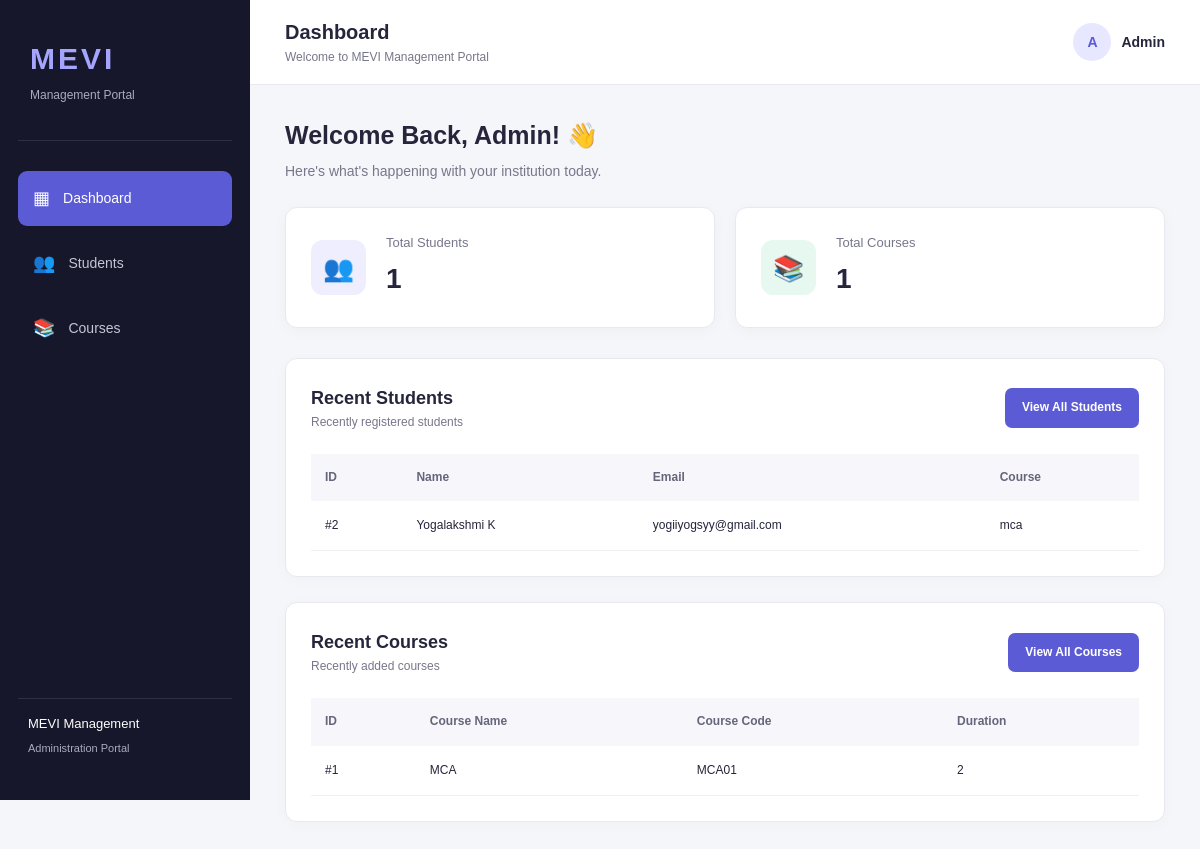
Before: / with the older database file.
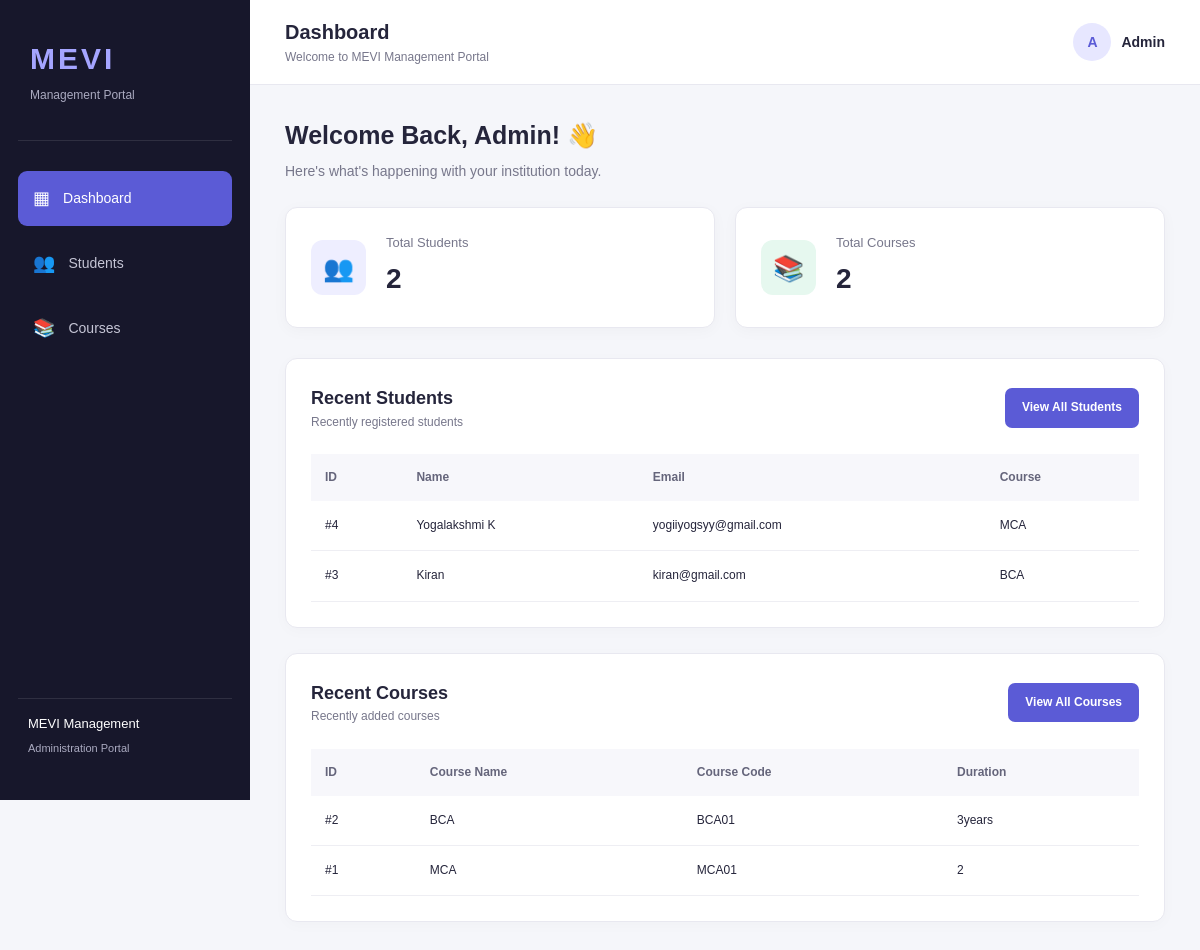
After: the same page with the newer database file.
### tables this page shows
CREATE TABLE students (
                id INTEGER PRIMARY KEY AUTOINCREMENT,
                name TEXT NOT NULL,
                email TEXT NOT NULL UNIQUE,
                course TEXT NOT NULL,
                created_at TIMESTAMP DEFAULT CURRENT_TIMESTAMP
            );

CREATE TABLE courses (
                id INTEGER PRIMARY KEY AUTOINCREMENT,
                course_name TEXT NOT NULL,
                course_code TEXT NOT NULL UNIQUE,
                duration TEXT NOT NULL,
                description TEXT,
                created_at TIMESTAMP DEFAULT CURRENT_TIMESTAMP
            );

### app.py (the view)
@app.route("/")
def dashboard():
    db = get_db()
    total_students = db.execute(
        "SELECT COUNT(*) FROM students"
    ).fetchone()[0]
    total_courses = db.execute(
        "SELECT COUNT(*) FROM courses"
    ).fetchone()[0]
    recent_students = db.execute(
        "SELECT * FROM students ORDER BY id DESC LIMIT 5"
    ).fetchall()
    recent_courses = db.execute(
        "SELECT * FROM courses ORDER BY id DESC LIMIT 5"
    ).fetchall()
    return render_template(
        "index.html",
        total_students=total_students,
        total_courses=total_courses,
        recent_students=recent_students,
        recent_courses=recent_courses
    )

### app.py (called while the page is built)
def get_db():
    if "db" not in g:
        g.db = sqlite3.connect(DATABASE)
        g.db.row_factory = sqlite3.Row
        g.db.execute("PRAGMA foreign_keys = ON")
    return g.db

### templates/index.html (shortened to what this page needs)
{% extends "base.html" %}
{% block page_heading %}Dashboard{% endblock %}
{% block content %}
<div class="welcome-section">
    <h2>Welcome Back, Admin! 👋</h2>
    <p>Here's what's happening with your institution today.</p>
</div>
<div class="stats-grid">
    <div class="stat-card">
        <div class="stat-icon student-icon">👥</div>
        <div>
            <p>Total Students</p>
            <h2>{{ total_students }}</h2>
        </div>
    </div>
    <div class="stat-card">
        <div class="stat-icon course-icon">📚</div>
        <div>
            <p>Total Courses</p>
            <h2>{{ total_courses }}</h2>
        </div>
    </div>
</div>
<div class="content-card">
    <div class="card-header">
        <div>
            <h3>Recent Students</h3>
            <p>Recently registered students</p>
        </div>
        <a href="{{ url_for('students') }}" class="btn btn-primary">
            View All Students
        </a>
    </div>
    <div class="table-wrapper">
        <table>
            <thead>
                <tr>
                    <th>ID</th>
                    <th>Name</th>
                    <th>Email</th>
                    <th>Course</th>
                </tr>
            </thead>
            <tbody>
                {% for student in recent_students %}
                <tr>
                    <td>#{{ student.id }}</td>
                    <td>{{ student.name }}</td>
                    <td>{{ student.email }}</td>
                    <td>{{ student.course }}</td>
                </tr>
                {% else %}
                <tr>
                    <td colspan="4" class="empty-state">
                        No students registered yet.
                    </td>
                </tr>
                {% endfor %}
            </tbody>
        </table>
    </div>
</div>
<div class="content-card">
    <div class="card-header">
        <div>
            <h3>Recent Courses</h3>
            <p>Recently added courses</p>
        </div>
        <a href="{{ url_for('courses') }}" class="btn btn-primary">
            View All Courses
        </a>
    </div>
    <div class="table-wrapper">
        <table>
            <thead>
                <tr>
                    <th>ID</th>
                    <th>Course Name</th>
                    <th>Course Code</th>
                    <th>Duration</th>
                </tr>
            </thead>
            <tbody>
                {% for course in recent_courses %}
                <tr>
                    <td>#{{ course.id }}</td>
                    <td>{{ course.course_name }}</td>
                    <td>{{ course.course_code }}</td>
                    <td>{{ course.duration }}</td>
                </tr>
                {% else %}
                <tr>
                    <td colspan="4" class="empty-state">
                        No courses added yet.
                    </td>
                </tr>
                {% endfor %}
            </tbody>
        </table>
    </div>
</div>
{% endblock %}

### templates/base.html (shortened to what this page needs)
<!DOCTYPE html>
<html lang="en">
<head>
    <link rel="stylesheet"
          href="{{ url_for('static', filename='css/style.css') }}">
</head>
<body>
<div class="app-container">
    <aside class="sidebar">
        <div class="sidebar-brand">
            <h2>MEVI</h2>
            <p>Management Portal</p>
        </div>
        <nav class="sidebar-nav">
            <a href="{{ url_for('dashboard') }}"
               class="{% if request.endpoint == 'dashboard' %}active{% endif %}">
                <span>▦</span> Dashboard
            </a>
            <a href="{{ url_for('students') }}"
               class="{% if request.endpoint in ['students', 'add_student', 'edit_student', 'update_student', 'delete_student'] %}active{% endif %}">
                <span>👥</span> Students
            </a>
            <a href="{{ url_for('courses') }}"
               class="{% if request.endpoint in ['courses', 'add_course', 'edit_course', 'update_course', 'delete_course'] %}active{% endif %}">
                <span>📚</span> Courses
            </a>
        </nav>
        <div class="sidebar-footer">
            <p>MEVI Management</p>
            <small>Administration Portal</small>
        </div>
    </aside>
    <main class="main-content">
        <header class="topbar">
            <div>
                <h3>{% block page_heading %}Dashboard{% endblock %}</h3>
                <p>Welcome to MEVI Management Portal</p>
            </div>
            <div class="admin-profile">
                <div class="profile-avatar">A</div>
                <span>Admin</span>
            </div>
        </header>
        <section class="content-area">
            {% block content %}{% endblock %}
        </section>
    </main>
</div>
</body>
</html>

### static/css/style.css (style rules this page uses)
* { margin: 0; padding: 0; box-sizing: border-box; }
:root { --primary: #5b5bd6; --primary-dark: #4545b5; --background: #f5f6fa; --sidebar: #17172b; --white: #ffffff; --text: #25253b; --muted: #77778b; --border: #e8e8f0; --success: #16a36a; --danger: #e34d59; --warning: #e9a23b; }
body { font-family: Arial, Helvetica, sans-serif; background: var(--background); color: var(--text); line-height: 1.6; }
.app-container { display: flex; min-height: 100vh; }
.sidebar { width: 250px; background: var(--sidebar); color: var(--white); display: flex; flex-direction: column; position: fixed; height: 100vh; left: 0; top: 0; padding: 25px 18px; z-index: 100; }
.sidebar-brand { padding: 10px 12px 35px; border-bottom: 1px solid rgba(255,255,255,0.1); }
.sidebar-brand h2 { font-size: 30px; letter-spacing: 3px; color: #a5a5ff; }
.sidebar-brand p { font-size: 12px; color: #aaaac0; margin-top: 3px; }
.sidebar-nav { display: flex; flex-direction: column; gap: 10px; margin-top: 30px; }
.sidebar-nav a { display: flex; align-items: center; gap: 13px; padding: 13px 15px; text-decoration: none; color: #c5c5d5; border-radius: 9px; font-size: 14px; transition: 0.3s; }
.sidebar-nav a span { font-size: 18px; }
.sidebar-nav a.active { background: var(--primary); color: white; }
.sidebar-footer { margin-top: auto; padding: 15px 10px; border-top: 1px solid rgba(255,255,255,0.1); }
.sidebar-footer p { font-size: 13px; color: white; }
.sidebar-footer small { font-size: 11px; color: #aaaac0; }
.main-content { margin-left: 250px; width: calc(100% - 250px); min-height: 100vh; }
.topbar { height: 85px; background: white; padding: 15px 35px; display: flex; align-items: center; justify-content: space-between; border-bottom: 1px solid var(--border); }
.topbar h3 { font-size: 20px; font-weight: 600; }
.topbar p { color: var(--muted); font-size: 12px; }
.admin-profile { display: flex; align-items: center; gap: 10px; font-size: 14px; font-weight: 600; }
.profile-avatar { width: 38px; height: 38px; background: #e7e7ff; color: var(--primary); display: flex; justify-content: center; align-items: center; border-radius: 50%; font-weight: bold; }
.content-area { padding: 30px 35px; }
.welcome-section { margin-bottom: 25px; }
.welcome-section h2 { font-size: 25px; margin-bottom: 5px; }
.welcome-section p { font-size: 14px; color: var(--muted); }
.stats-grid { display: grid; grid-template-columns: repeat(2, minmax(0, 1fr)); gap: 20px; margin-bottom: 30px; }
.stat-card { background: white; padding: 25px; border-radius: 12px; display: flex; align-items: center; gap: 20px; box-shadow: 0 3px 15px rgba(0,0,0,0.03); border: 1px solid var(--border); transition: 0.3s; }
.stat-icon { width: 55px; height: 55px; display: flex; justify-content: center; align-items: center; font-size: 25px; border-radius: 12px; }
.student-icon { background: #eeeeff; }
.course-icon { background: #e6f8ef; }
.stat-card p { color: var(--muted); font-size: 13px; }
.stat-card h2 { font-size: 28px; margin-top: 3px; }
.content-card { background: white; border-radius: 12px; padding: 25px; margin-bottom: 25px; border: 1px solid var(--border); box-shadow: 0 3px 15px rgba(0,0,0,0.025); }
.card-header { display: flex; justify-content: space-between; align-items: center; gap: 15px; margin-bottom: 22px; }
.card-header h3 { font-size: 18px; }
.card-header p { font-size: 12px; color: var(--muted); }
.btn { display: inline-flex; align-items: center; justify-content: center; padding: 10px 17px; border: none; border-radius: 7px; font-size: 12px; font-weight: 600; text-decoration: none; cursor: pointer; transition: 0.2s; }
.btn-primary { background: var(--primary); color: white; }
.table-wrapper { width: 100%; overflow-x: auto; }
table { width: 100%; border-collapse: collapse; min-width: 650px; }
thead { background: #f7f7fb; }
th { text-align: left; padding: 14px; font-size: 12px; color: #65657b; font-weight: 600; white-space: nowrap; }
td { padding: 15px 14px; font-size: 12px; border-bottom: 1px solid #eeeeF3; }

Changed rows visible on the page:
removed students: id "2", name "Yogalakshmi K", email "yogiiyogsyy@gmail.com", course "mca"
added students: id "4", name "Yogalakshmi K", email "yogiiyogsyy@gmail.com", course "MCA"
added students: id "3", name "Kiran", email "kiran@gmail.com", course "BCA"
added courses: id "2", course_name "BCA", course_code "BCA01", duration "3years"
Other visible differences:
{{ total_students }}: "1" → "2"
{{ total_courses }}: "1" → "2"
